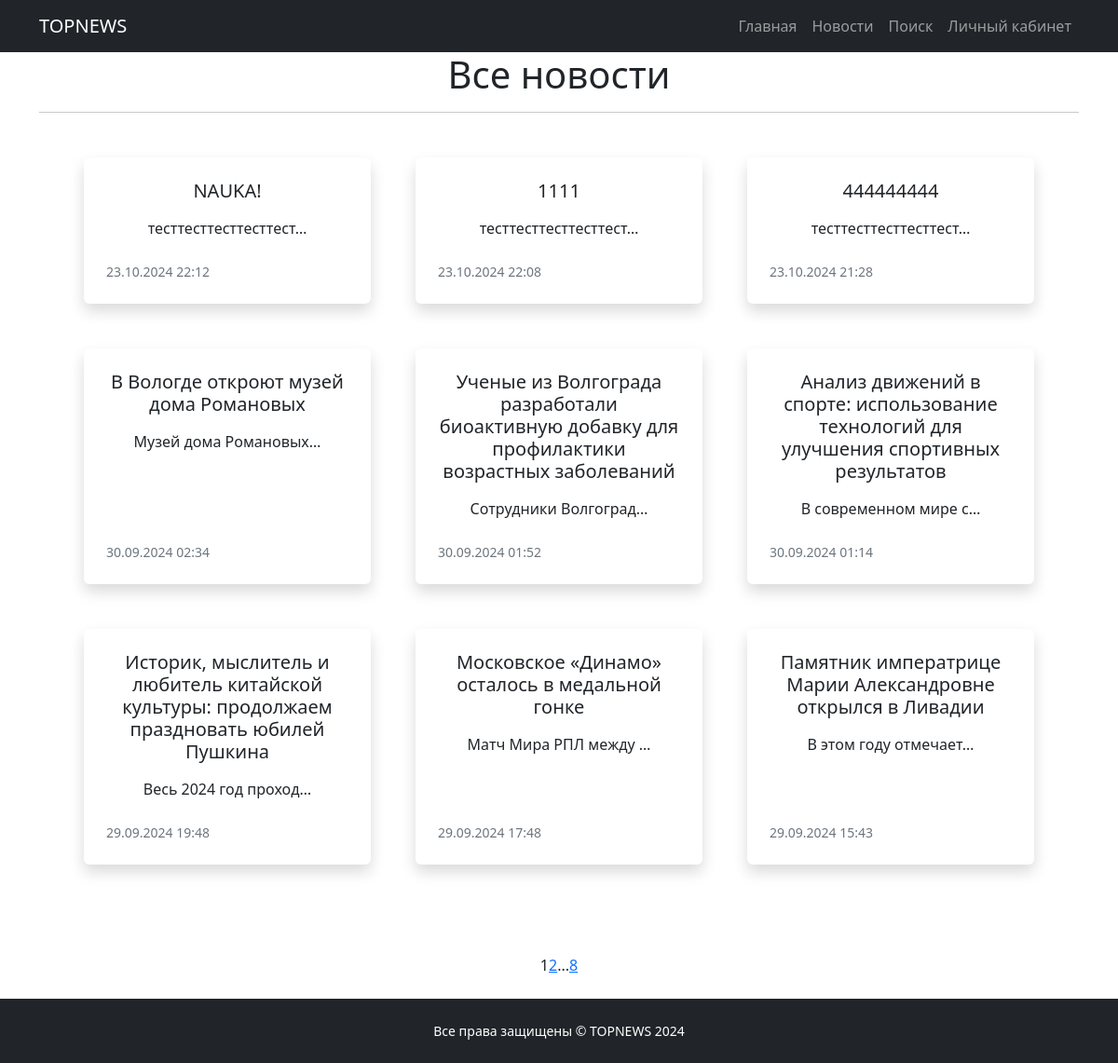
Page /news/ on the committed database.
### news_portal/models.py (models this page shows, shortened)
class Post(models.Model):
    author = models.ForeignKey(Author, on_delete = models.CASCADE)
    content_type = models.CharField(max_length = 1, choices = CONTENT_TYPES, default = article)
    creation_date = models.DateTimeField(auto_now_add = True)
    category = models.ManyToManyField(Category, through = 'PostCategory')
    title = models.CharField(max_length = 255)
    text = models.TextField()
    rating = models.FloatField(default = 0)
    """def send_notifications(self):
        categories = self.category.all()
        for category in categories:
            # Получаем подписчиков на категорию
            subscribers = category.subscribers.all()
            # Уведомляем каждого подписчика
            for subscriber in subscribers:
                # HTML-рассылка
                html_content = render_to_string('email_notification.html', {
                'title': self.title,
                'text': self.text,
                'username': subscriber.username,
            })
                msg = EmailMultiAlternatives(
                    subject=self.title,
                    body=f'Здравствуй, {subscriber.username}. Новая статья в твоём любимом разделе!',
                    from_email='gdaprog@yandex.ru',
                    to=[subscriber.email],
                )
                msg.attach_alternative(html_content, "text/html")
                msg.send()

    def save(self, *args, **kwargs):
        super().save(*args, **kwargs)"""

### news_portal/views.py (the view)
# urls.py: path('', PostsList.as_view(), name ='post_list'),
class PostsList(ListView):
    model = Post
    ordering = '-creation_date'
    template_name = 'posts.html'
    context_object_name = 'posts'
    paginate_by = 9

### news_portal/templatetags/custom_filters.py (called while the page is built)
@register.filter()
def censor(text):
    if isinstance(text, str):
        for word in bad_words:
            text = text.replace(word, word[0] + '*' * (len(word) - 1))
        return text
    else:
        raise TypeError("Фильтр censor() должен получить строку.")

### news_portal/templatetags/custom_tags.py (called while the page is built)
@register.simple_tag(takes_context=True)
def url_replace(context, **kwargs):
   d = context['request'].GET.copy()
   for k, v in kwargs.items():
       d[k] = v
   return d.urlencode()

### templates/posts.html (shortened to what this page needs)
{% extends 'flatpages/default.html' %}
{% load custom_filters %}
{% load custom_tags %}
{% block content %}
    <h1>Все новости</h1>
    <hr>
    <div class="container px-5 my-5">
        <div class="row gx-5">
            {% for post in posts %}
            <div class="col-lg-4 mb-5">
                <div class="card h-100 shadow border-0">
                    <div class="card-body p-4">
                        <a class="text-decoration-none link-dark stretched-link" href="/news/{{ post.id }}">
                            <h5 class="card-title mb-3">{{ post.title|censor }}</h5>
                        </a>
                        <p class="card-text mb-0">{{ post.text|truncatechars:21|censor }}</p>
                    </div>
                    <div class="card-footer p-4 pt-0 bg-transparent border-top-0">
                        <div class="d-flex align-items-end justify-content-between">
                            <div class="d-flex align-items-center">
                                <div class="small">
                                    <div class="text-muted">{{ post.creation_date|date:"d.m.Y H:i" }}</div>
                                </div>
                            </div>
                        </div>
                    </div>
                </div>
            </div>
            {% endfor %}
        </div>
    </div>
    <div class="d-flex justify-content-center mb-4">
        {{ page_obj.number }}
        {% if page_obj.has_next %}
            <a href="?{% url_replace page=page_obj.next_page_number %}">{{ page_obj.next_page_number }}</a>
            {% if paginator.num_pages != page_obj.next_page_number %}
                ...
                <a href="?{% url_replace page=page_obj.paginator.num_pages %}">{{ page_obj.paginator.num_pages }}</a>
            {% endif %}
        {% endif %}
    </div>
{% endblock content %}

### templates/flatpages/default.html (shortened to what this page needs)
<!DOCTYPE html>
<html lang="en">
    <head>
        {% load static %}
        <link href="{% static 'css/styles.css' %}" rel="stylesheet" />
    </head>
    <body>
        <nav class="navbar navbar-expand-lg navbar-dark bg-dark static-top">
            <div class="container">
                <a class="navbar-brand" href="/news">TOPNEWS</a>
                <div class="collapse navbar-collapse" id="navbarResponsive">
                    <ul class="navbar-nav ms-auto">
                        <li class="nav-item active">
                            <a class="nav-link" href="/news/">Главная</a>
                        </li>
                            <a class="nav-link" href="/news/">Новости</a>
                            <a class="nav-link" href="/news/search/">Поиск</a>
                        <a class="nav-link" href="/accounts/profile/">Личный кабинет</a>
                    </ul>
                </div>
            </div>
         </nav>
        <div class="container">
            <div class="row">
                <div class="col-lg-12 text-center">
                    {% block content %}
                    {% endblock content %}
                </div>
            </div>
        </div>
        <footer class="bg-dark py-4 mt-auto">
            <div class="container px-5">
                <div class="row align-items-center justify-content-between flex-column flex-sm-row">
                    <div class="text-center">
                        <div class="col-auto"><div class="small m-0 text-white">Все права защищены &copy; TOPNEWS 2024</div></div>
                    </div>
                </div>
            </div>
        </footer>
    </body>
</html>

### rows in the picture
Post: title|censor "NAUKA!", text|censor "тесттесттесттесттест…", creation_date "23.10.2024 22:12"
Post: title|censor "1111", text|censor "тесттесттесттесттест…", creation_date "23.10.2024 22:08"
Post: title|censor "444444444", text|censor "тесттесттесттесттест…", creation_date "23.10.2024 21:28"
Post: title|censor "В Вологде откроют музей дома Романовых", text|censor "Музей дома Романовых…", creation_date "30.09.2024 02:34"
Post: title|censor "Ученые из Волгограда разработали биоактивную добавку для профилактики возрастных заболеваний", text|censor "Сотрудники Волгоград…", creation_date "30.09.2024 01:52"
Post: title|censor "Анализ движений в спорте: использование технологий для улучшения спортивных результатов", text|censor "В современном мире с…", creation_date "30.09.2024 01:14"
Post: title|censor "Историк, мыслитель и любитель китайской культуры: продолжаем праздновать юбилей Пушкина", text|censor "Весь 2024 год проход…", creation_date "29.09.2024 19:48"
Post: title|censor "Московское «Динамо» осталось в медальной гонке", text|censor "Матч Мира РПЛ между …", creation_date "29.09.2024 17:48"
Post: title|censor "Памятник императрице Марии Александровне открылся в Ливадии", text|censor "В этом году отмечает…", creation_date "29.09.2024 15:43"

### other values in the picture
{{ page_obj.number }} "1"
{{ page_obj.next_page_number }} "2"
{{ page_obj.paginator.num_pages }} "8"
